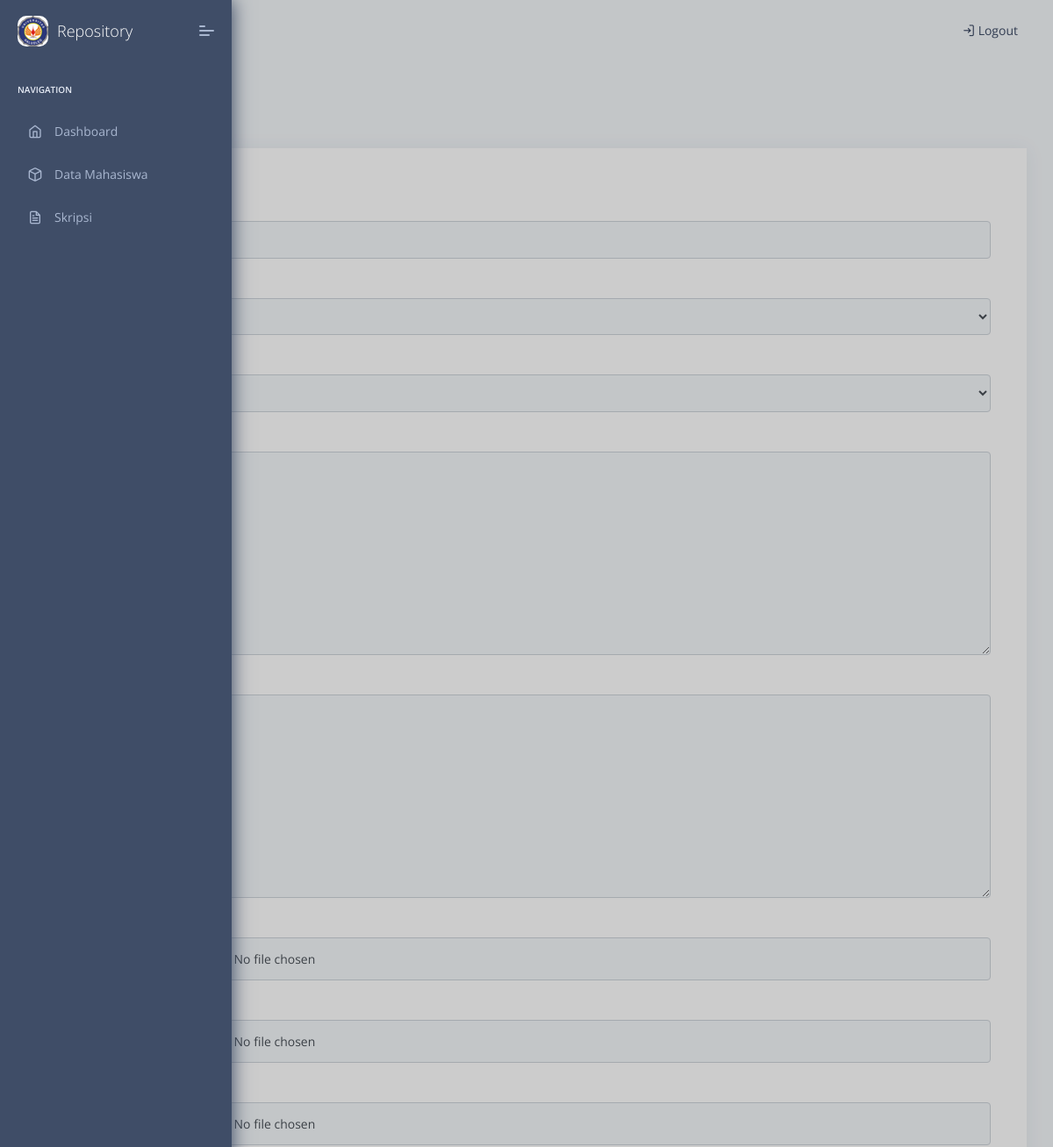
/skripsi (signed in, upper part), run on an earlier commit of the app's database.
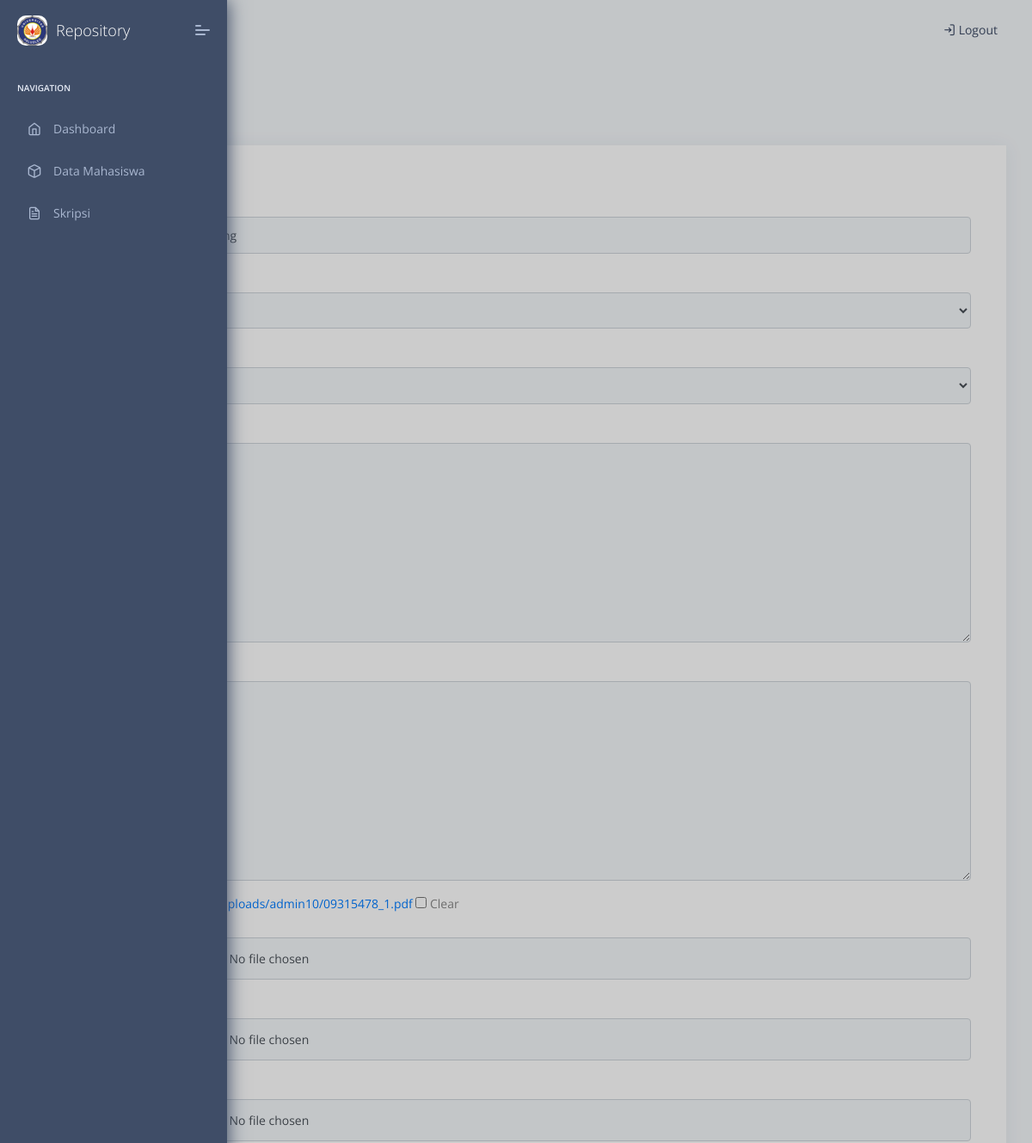
And on a later commit of the database.
### web/models.py (models this page shows, shortened)
class mahasiswa(models.Model):
    nama = models.CharField(max_length=50, blank=True, null=True)
    nim = models.OneToOneField(User, on_delete=models.CASCADE, unique=True)
    id_jurusan = models.ForeignKey(jurusan, on_delete=models.DO_NOTHING, blank=True, null=True)
    pembimbing1 = models.ForeignKey(dosen, related_name="pembimbing1",on_delete=models.DO_NOTHING,blank=True, null=True)
    pembimbing2 = models.ForeignKey(dosen, related_name="pembimbing2",on_delete=models.DO_NOTHING,blank=True, null=True)
    judul = models.CharField(max_length=150)
    abstrak = models.TextField(blank=True, null=True)
    abstract = models.TextField(blank=True, null=True)
    bab1 = models.FileField(upload_to=_upload_path, blank=True, null=True, validators=[FileExtensionValidator(['pdf']), file_size])
    bab2 = models.FileField(upload_to=_upload_path, blank=True, null=True, validators=[FileExtensionValidator(['pdf']), file_size])
    bab3 = models.FileField(upload_to=_upload_path, blank=True, null=True, validators=[FileExtensionValidator(['pdf']), file_size])
    bab4 = models.FileField(upload_to=_upload_path, blank=True, null=True, validators=[FileExtensionValidator(['pdf']), file_size])
    bab5 = models.FileField(upload_to=_upload_path, blank=True, null=True, validators=[FileExtensionValidator(['pdf']), file_size])
    daftar_pustaka = models.FileField(upload_to=_upload_path, blank=True, null=True, validators=[FileExtensionValidator(['pdf']), file_size])

### web/views.py (the view)
# urls.py: path('skripsi', views.detail_skripsi, name='skripsi'),
@login_required
@mahasiswa_required
def detail_skripsi(request):
    user=request.user
    data_skripsi = mahasiswa.objects.get(nim=user.id)
    if request.method == 'POST':
        form = skripsidetailForm(request.POST, request.FILES, instance=data_skripsi)
        if form.is_valid():
            form.save()
            return redirect('skripsi')
    else:
        form = skripsidetailForm(instance=data_skripsi)
    context = {
        'form': form,
    }
    return render(request, 'web/detail_skripsi.html', context)

### web/forms.py
class skripsidetailForm(forms.ModelForm):
    class Meta:
        model = mahasiswa
        fields = ['judul', 'pembimbing1', 'pembimbing2','abstrak','abstract', 'bab1','bab2','bab3','bab4','bab5','daftar_pustaka']

### web/models.py (called while the page is built)
    def __str__(self):
        return str(self.nama)

### templates/web/detail_skripsi.html (shortened to what this page needs)
{% extends 'web/base.html' %}
{% load static %}
{% block body %}
                    <div class="page-header">
                        <div class="page-block">
                            <div class="row align-items-center">
                                <div class="col-md-12">
                                    <div class="page-header-title">
                                        {% if request.get_full_path == '/skripsi' %}
                                        <h5 class="m-b-10">Data Skripsi</h5>
                                        {% elif request.get_full_path == '/data_mahasiswa'%}
                                        <h5 class="m-b-10">Data Mahasiswa</h5>
                                        {% elif request.get_full_path == '/data_dosen'%}
                                        <h5 class="m-b-10">Data Dosen</h5>
                                        {% endif %}
                                    </div>
                                    <ul class="breadcrumb">
                                        <li class="breadcrumb-item"><a href="{% url 'index' %}"></a></li>
                                        {% if request.get_full_path == '/skripsi' %}
                                        <li class="breadcrumb-item"><a href="{% url 'mahasiswa' %}">Skripsi</a></li>
                                        {% elif request.get_full_path == '/data_mahasiswa'%}
                                        <li class="breadcrumb-item"><a href="{% url 'mahasiswa' %}">Data Mahasiswa</a></li>
                                        {% elif request.get_full_path == '/data_dosen'%}
                                        <li class="breadcrumb-item"><a href="{% url 'mahasiswa' %}">Data Dosen</a></li>
                                        {% endif %}
                                    </ul>
                                </div>
                            </div>
                        </div>
                    </div>
                    <div class="main-body">
                        <div class="page-wrapper">
                            <div class="row">
                                <div class="col-sm-12">
                                    <div class="card">
                                        <div class="card-block">
                                        {% load widget_tweaks %}
<form method="post" action="" enctype="multipart/form-data">
  <div class="modal-body">
    {% for field in form %}
      <div class="form-group">
        <label for="{{ field.id_for_label }}">{{ field.label }}</label>
        {% render_field field class="form-control" placeholder=field.label data-live-search="true" %}
      </div>
    {% endfor %}
  </div>
</form>
                                        </div>
                                    </div>
                                </div>
                            </div>
{% endblock %}

What changed in the data, as far as the page shows it:
changed mahasiswa: judul (not shown) → "Selamat Datang"
Also different on the page:
new list line: "uploads/admin10/09315478_1.pdf Clear ☐"
